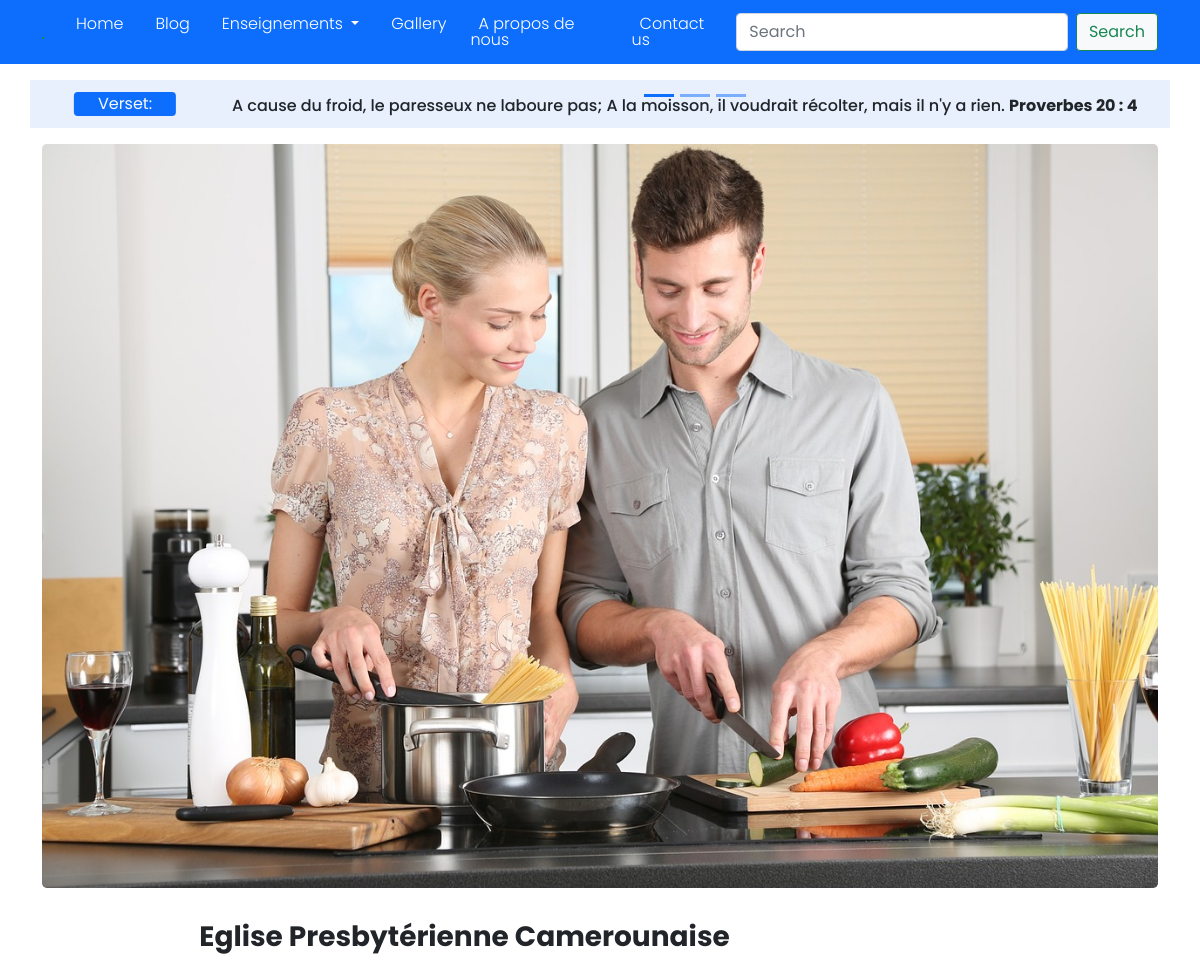
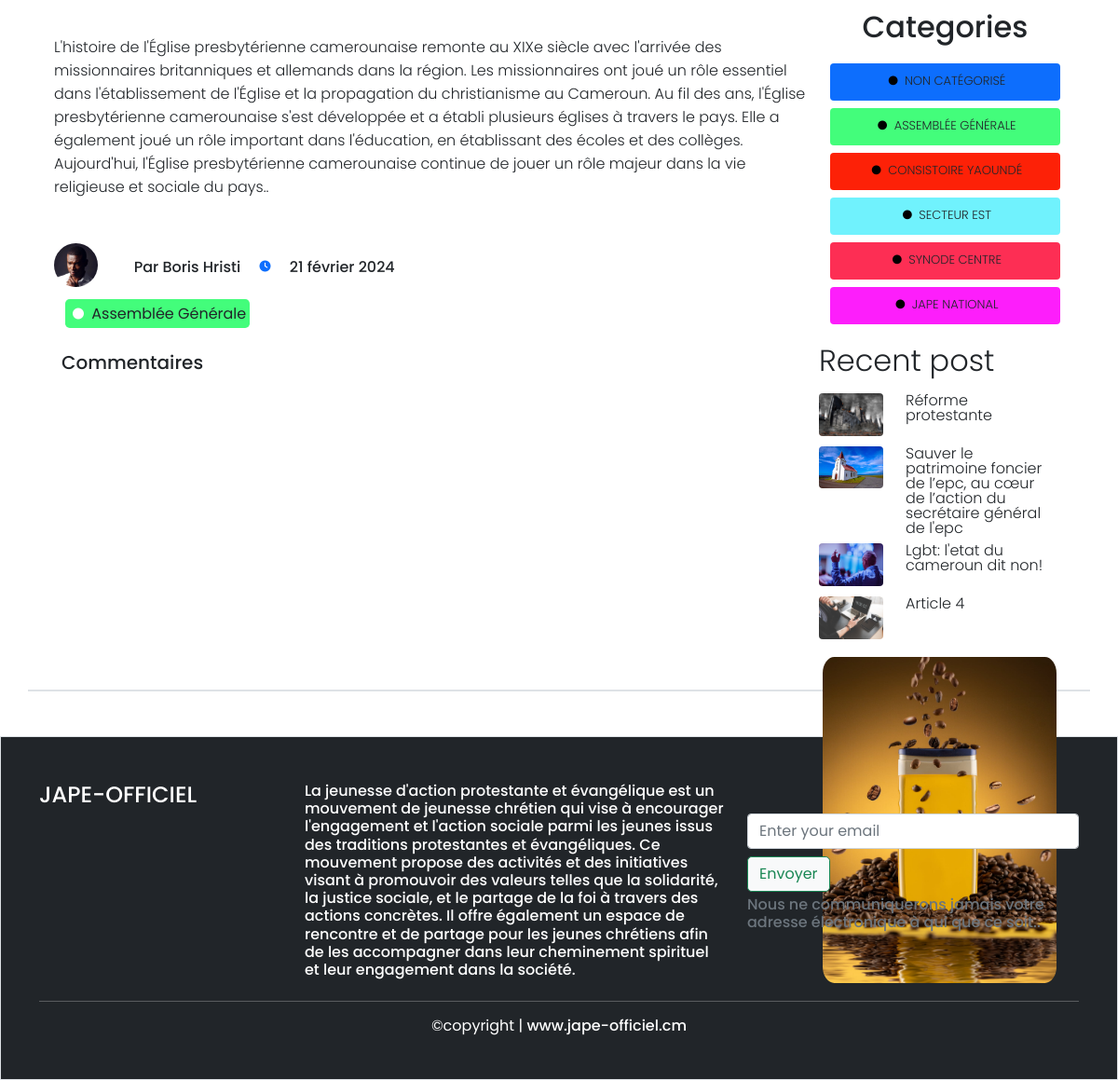
The app's page /post/eglise-presbyterienne-camerounaise/ with its own data (2 pictures, top to bottom).
### blog/models.py (models this page shows, shortened)
class BlogPost(models.Model):
    title = models.CharField(max_length=255, unique=True, verbose_name='Titre')
    slug = models.SlugField(max_length=255, unique=True, blank=True)
    author = models.ForeignKey(User, on_delete=models.SET_NULL, null=True, blank=True)
    last_update = models.DateTimeField(auto_now=True)
    created_on = models.DateField(blank=True, null=True)
    category = models.ManyToManyField(CategoryPost)
    published = models.BooleanField(default=False, verbose_name="Publié")
    image = models.ImageField(upload_to="images")
    content = models.TextField(blank=True, verbose_name='Contenu')
    class Meta:
        ordering = ['-created_on']
        verbose_name = "Article"
    @property
    def author_or_default(self):
        return f"Par {self.author.first_name} {self.author.last_name}" if self.author else "Par auteur inconnu"

class CategoryPost(models.Model):
    title = models.CharField(max_length=100, unique=True, verbose_name="Categorie")
    cat_slug = models.SlugField(max_length=100, blank=True, editable=True)
    color = ColorField(default='#0D6EFD', unique=True)
    class Meta:
        verbose_name = "Catégorie"

### blog/views.py (the view)
# urls.py: path('post/<str:slug>/', post_view, name="post_view"),
def post_view(request, slug):
    post = BlogPost.objects.get(slug=slug)
    categories_post = post.category.all()
    posts = BlogPost.objects.all().filter(published=True).exclude(slug=post.slug)
    categories = CategoryPost.objects.all()
    comments = CommentsPost.objects.all().filter(post=post)
    print(post.slug)
    print(post.title)
    context = {"post": post, "posts": posts[:4], "categories": categories[:6], "categories_post": categories_post,
               "comments": comments}
    return render(request, "blog/post_view.html", context)

### blog/templates/blog/post_view.html (shortened to what this page needs)
{% extends 'base.html' %}
{% load static %}
{% block content %}
<section class="container">
    <div class="col-12 mt-3 m-0 rounded">
        <img src="{{ post.image.url }}" alt="" class="w-100 rounded-3">
    </div>
    <div class="col-12">
        <div class="row container m-0 mt-3 p-3">
            <div class="col-lg-9 p-0">
                <article>
                    <h1 class="text-center mb-5 poppins-bold article-title-design">{{ post.title }}</h1>
                    <div>
                        <p class="poppins-light post-design">{{ post.content|safe }}.</p>
                    </div>
                    <div class="mt-5 p-0">
                        <div class="row">
                            <div class="col-1">
                                <img width="47px" class="rounded-circle"
                                     src="{% static 'img/profil_app.jpg' %}"
                                     alt="image profil">
                            </div>
                            <div class="col-8 my-3">
                                <span class="h6 ms-3"><a href="#"
                                                         class="title-link">{{ post.author_or_default }}</a></span>
                                <i class="fa-solid fa-clock fa-xs mx-3" style="color: #0D6EFD"></i>
                                <span class="h6"> {{ post.created_on }}</span>
                            </div>
                        </div>
                        <div class="col-12 ms-1">
                            {% for category_post in categories_post %}
                            <a style="text-decoration: none" class="m-1 p-1"
                               href="{%url 'category' category=category_post.cat_slug %}">
                                {% if category_post.color == '#0D6EFD' %}
                                <span style="background-color: {{ category_post.color }}; color: darkred"
                                      class="p-1 rounded-3">
                                {% else %}
                                <span style="background-color: {{ category_post.color }};"
                                      class="p-1 rounded-3 text-dark">
                                {% endif %}
                                    <i class="fa-solid fa-circle p-1 pt-3 pb-3 fa-xs" style="color: #ffffff;"></i>
                                    {{ category_post.title }}
                                </span>
                            </a>
                            {% endfor %}
                        </div>
                    </div>
                    <div class="mt-3">
                        <div class="row">
                            <span class="h5 m-2">Commentaires</span>
                        </div>
                    </div>
                </article>
            </div>
            <div class="col-lg-3">
                <div class="col-12 m-2">
                    <h1 class="text-center mt-5 h2">Categories</h1>
                    <div class="row mt-3">
                        {% for category in categories %}
                        <div class="col-sm-6 col-md-4 col-lg-12 my-1">
                            <a class="title-link" href="{% url 'category' category=category.cat_slug %}">
                                <div class="img-hover p-1 rounded"
                                     style="background-size: cover; height: 40px; background-color: {{ category.color }} ">
                                    <h1 style="font-size: small"
                                        class="rounded-3 text-dark text-center my-2 poppins-light">
                                        <i class="fa-solid fa-circle p-1 fa-xs" style="color: #000000;"></i>
                                        {{ category.title|upper }}
                                    </h1>
                                </div>
                            </a>
                        </div>
                        {% endfor %}
                    </div>
                </div>
                <div class="col-12 mt-3 mb-3">
                    <div class="row g-2" style="height: 300px">
                        <div class="col-6 col-lg-12 p-0">
                            <div class="row g-2">
                                <div><h4 class="poppins-light h2">Recent post</h4></div>
                                {% for post in posts %}
                                <div class="col-12">
                                    <div class="row">
                                        <div class="col-4 img-fluid">
                                            <img class="img-fluid rounded" src="{{ post.image.url }}" alt="">
                                        </div>
                                        <div class="col-8">
                                            <h6>
                                                <a class="title-link poppins-light"
                                                   href="{% url 'post_view' slug=post.slug %}">
                                                    {{ post.title|lower|capfirst }}</a>
                                            </h6>
                                        </div>
                                    </div>
                                </div>
                                {% endfor %}
                            </div>
                        </div>
                        <div class="col-6 col-lg-12 p-0">
                            <div class="ps-1 pt-2">
                            </div>
                        </div>
                    </div>
                </div>
            </div>
        </div>
    </div>
</section>
{% endblock %}

### blog/static/css/template.css (style rules this page uses)
body { background-color: #ffffff; font-family: "Poppins", sans-serif; }
.img-hover { transition: transform .5s; }
.title-link, .title-link-nav, .title-link-white { position: relative; display: inline; }
.title-link { color: inherit; text-decoration: none; background: linear-gradient(to top, rgba(0, 0, 0, 0.5) 0%, rgba(0, 0, 0, 0.5) 10%, transparent 10.01%) no-repeat; background-size: 0 100%; transition: background-size .9s; }

### blog/static/css/post.css (style rules this page uses)
.post-design { text-align: left; font-size: 16px; line-height: normal; }
.article-title-design { text-align: center; font-size: 28px; }

### records on screen
BlogPost: image (picture), title "Eglise Presbytérienne Camerounaise", content "L'histoire de l'Église presbytérienne camerounaise remonte au XIXe siècle avec l'arrivée des missionnaires britanniques et allemands dans la région. Les missionnaires ont joué un rôle essentiel dans l'établissement de l'Église et la propagation du christianisme au Cameroun. Au fil des ans, l'Église presbytérienne camerounaise s'est développée et a établi plusieurs églises à travers le pays. Elle a également joué un rôle important dans l'éducation, en établissant des écoles et des collèges. Aujourd'hui, l'Église presbytérienne camerounaise continue de jouer un rôle majeur dans la vie religieuse et sociale du pays.", author_or_default "Par Boris Hristi", created_on "21 février 2024"
CategoryPost: title "Assemblée Générale", title "ASSEMBLÉE GÉNÉRALE"
CategoryPost: title "NON CATÉGORISÉ"
CategoryPost: title "CONSISTOIRE YAOUNDÉ"
CategoryPost: title "SECTEUR EST"
CategoryPost: title "SYNODE CENTRE"
CategoryPost: title "JAPE NATIONAL"
BlogPost: image (picture), title "Réforme protestante"
BlogPost: image (picture), title "Sauver le patrimoine foncier de l’epc, au cœur de l’action du secrétaire général de l'epc"
BlogPost: image (picture), title "Lgbt: l'etat du cameroun dit non!"
BlogPost: image (picture), title "Article 4"
